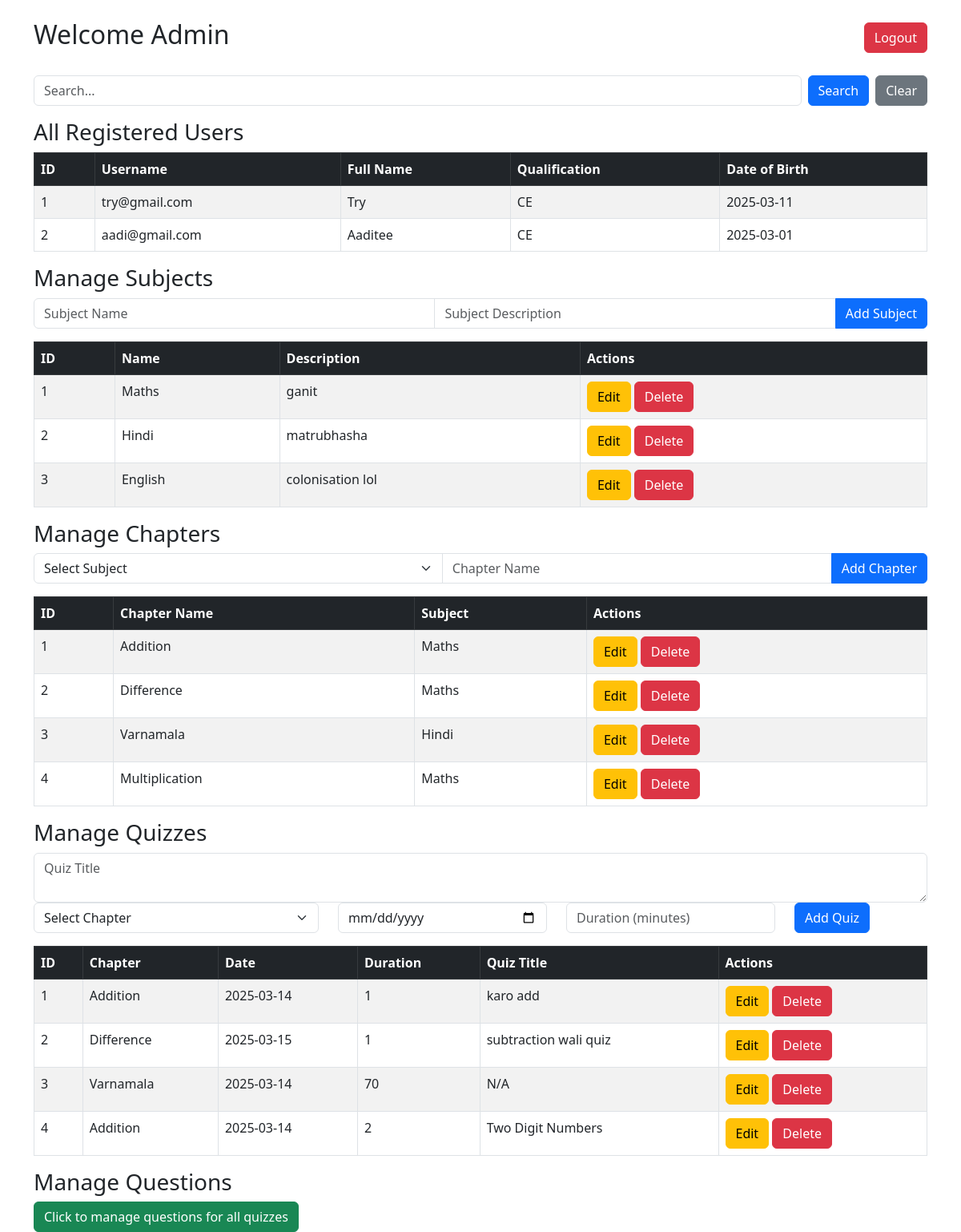
The app's page /admin_dashboard (signed in), older data.
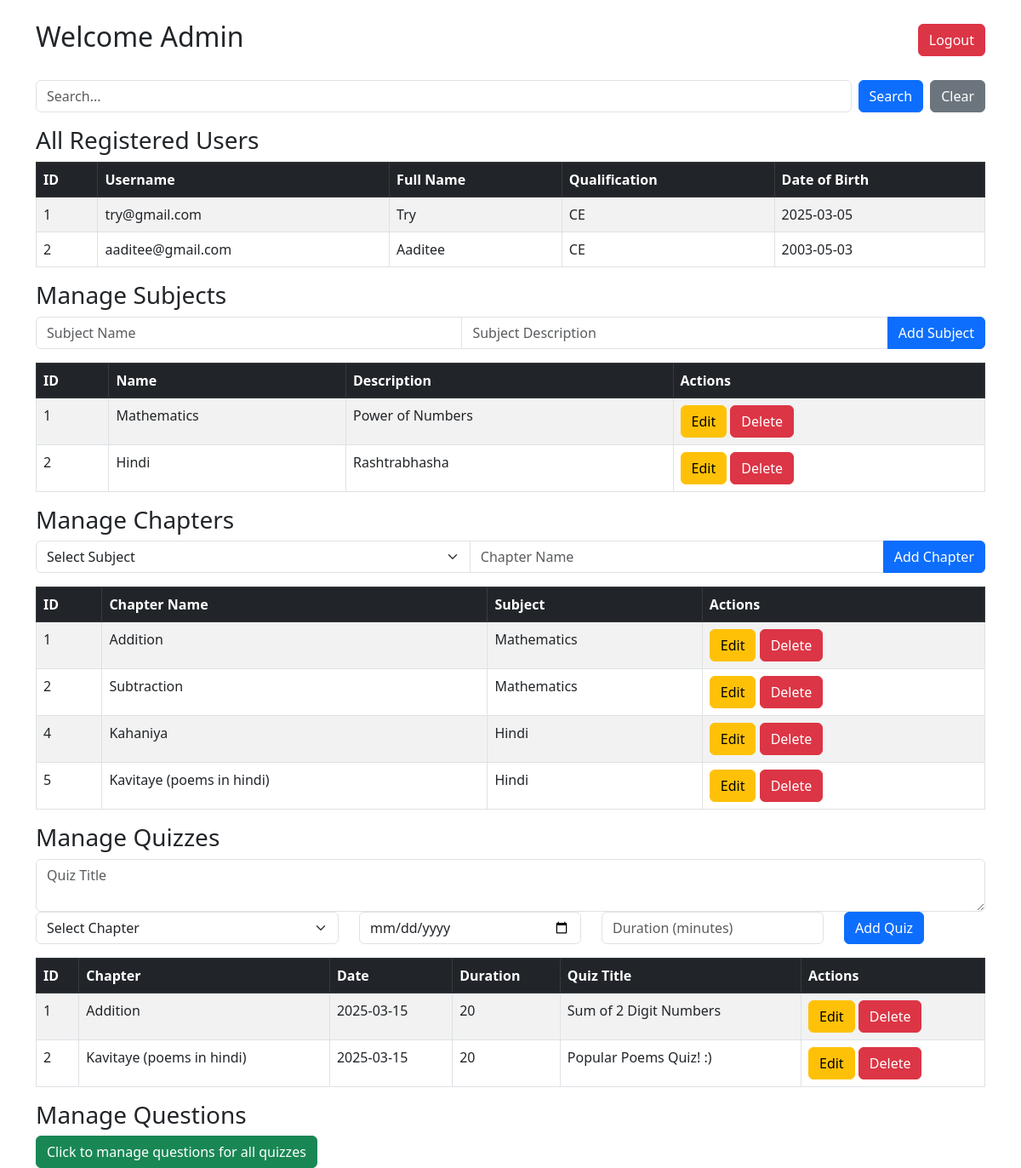
The same page, newer data.
### models/models.py (models this page shows, shortened)
class User(db.Model):
    id = db.Column(db.Integer, primary_key=True)
    username = db.Column(db.String(100), unique=True, nullable=False)
    password = db.Column(db.String(255), nullable=False)
    full_name = db.Column(db.String(200), nullable=False)
    qualification = db.Column(db.String(200))
    dob = db.Column(db.Date, nullable=False)
    scores = db.relationship('QuizScore', backref='user', lazy=True)

class Subject(db.Model):
    id = db.Column(db.Integer, primary_key=True)
    name = db.Column(db.String(100), unique=True, nullable=False)
    description = db.Column(db.Text, nullable=False)
    chapters = db.relationship('Chapter', backref='subject', lazy=True, cascade="all, delete-orphan")

class Chapter(db.Model):
    id = db.Column(db.Integer, primary_key=True)
    name = db.Column(db.String(100),  unique=True, nullable=False)
    subject_id = db.Column(db.Integer, db.ForeignKey('subject.id', ondelete='CASCADE'), nullable=False)
    quizzes = db.relationship('Quiz', backref='chapter', lazy=True, cascade="all, delete-orphan")

class Quiz(db.Model):
    id = db.Column(db.Integer, primary_key=True)
    chapter_id = db.Column(db.Integer, db.ForeignKey('chapter.id', ondelete='CASCADE'), nullable=False)
    date_of_quiz = db.Column(db.Date, nullable=False)
    time_duration = db.Column(db.Integer, nullable=False)  # Store duration in minutes
    remarks = db.Column(db.Text, unique=True, nullable=False)
    questions = db.relationship('Question', backref='quiz', lazy=True, cascade="all, delete-orphan")
    quiz_scores = db.relationship('QuizScore', backref='quiz', cascade="all, delete-orphan")
    user_responses = db.relationship('UserResponse', backref='quiz', cascade="all, delete-orphan")

### app.py (the view, shortened to what this page needs)
@app.route('/admin_dashboard', methods=['GET', 'POST'])
def admin_dashboard():
    if 'admin_logged_in' not in session:
        return redirect(url_for('auth.admin_login'))
    users = User.query.all()
    subjects = Subject.query.all()
    chapters = Chapter.query.all()
    quizzes = Quiz.query.all()
    search_query = request.args.get('search_query', '').strip()
    if search_query:
        users = User.query.filter(
            (User.username.ilike(f"%{search_query}%")) |
            (User.full_name.ilike(f"%{search_query}%")) |
            (User.qualification.ilike(f"%{search_query}%"))
        ).all()
        subjects = Subject.query.filter(Subject.name.ilike(f"%{search_query}%")).all()
        chapters = Chapter.query.join(Subject).filter(
            (Chapter.name.ilike(f"%{search_query}%")) |
            (Subject.name.ilike(f"%{search_query}%"))
        ).all()
        quizzes = Quiz.query.join(Chapter).filter(
            (Chapter.name.ilike(f"%{search_query}%")) |
            (Quiz.remarks.ilike(f"%{search_query}%"))
        ).all()
        show_users = bool(users)
        show_subjects = bool(subjects)
        show_chapters = bool(chapters)
        show_quizzes = bool(quizzes)
    else:
        show_users = show_subjects = show_quizzes = show_chapters = True
    return render_template('admin_dashboard.html', users=users, subjects=subjects, chapters=chapters, quizzes=quizzes, search_query=search_query, show_users=show_users, show_subjects=show_subjects, show_chapters = show_chapters, show_quizzes=show_quizzes
    )

### templates/admin_dashboard.html (shortened to what the changed rows need)
<!DOCTYPE html>
<head>
    <link href="https://cdn.jsdelivr.net/npm/bootstrap@5.3.0/dist/css/bootstrap.min.css" rel="stylesheet">
</head>
<body class="container mt-4">
    {% include 'toastr.html' %}
    <div class="d-flex justify-content-between align-items-center mb-4">
        <h2>Welcome Admin</h2>
    </div>
    {% if show_users %}
    <table class="table table-striped table-bordered">
        <thead class="table-dark">
            <tr>
                <th>ID</th>
                <th>Username</th>
                <th>Full Name</th>
                <th>Qualification</th>
                <th>Date of Birth</th>
            </tr>
        </thead>
        <tbody>
            {% for user in users %}
            <tr>
                <td>{{ user.id }}</td>
                <td>{{ user.username }}</td>
                <td>{{ user.full_name }}</td>
                <td>{{ user.qualification or 'N/A' }}</td>
                <td>{{ user.dob.strftime('%Y-%m-%d') }}</td>
            </tr>
            {% endfor %}
        </tbody>
    </table>
    {% endif %}
    {% if show_subjects %}
    <table class="table table-striped table-bordered">
        <thead class="table-dark">
            <tr>
                <th>ID</th>
                <th>Name</th>
                <th>Description</th>
                <th>Actions</th>
            </tr>
        </thead>
        <tbody>
            {% for subject in subjects %}
            <tr>
                <td>{{ subject.id }}</td>
                <td>{{ subject.name }}</td>
                <td>{{ subject.description or 'N/A' }}</td>
                <td>
                    <button type="button" class="btn btn-warning edit-btn"
                        data-bs-toggle="modal"
                        data-bs-target="#editModal"
                        data-id="{{ subject.id }}"
                        data-name="{{ subject.name }}"
                        data-description="{{ subject.description }}">
                        Edit
                    </button>
                    <form method="POST" action="{{ url_for('admin_dashboard') }}" class="d-inline">
                        <button type="submit" class="btn btn-danger" onclick="return confirm('Are you sure?')">Delete</button>
                    </form>
                </td>
            </tr>
            {% endfor %}
        </tbody>
    </table>
    {% endif %}
    {% if show_chapters %}
    <table class="table table-striped table-bordered">
        <thead class="table-dark">
            <tr>
                <th>ID</th>
                <th>Chapter Name</th>
                <th>Subject</th>
                <th>Actions</th>
            </tr>
        </thead>
        <tbody>
            {% for chapter in chapters %}
            <tr>
                <td>{{ chapter.id }}</td>
                <td>{{ chapter.name }}</td>
                <td>{{ chapter.subject.name }}</td>
                <td>
                        <button type="button" class="btn btn-warning"
                        data-bs-toggle="modal"
                        data-bs-target="#editChapterModal"
                        data-id="{{ chapter.id }}"
                        data-name="{{ chapter.name }}">
                        Edit
                        </button>
                    <form method="POST" action="{{ url_for('admin_dashboard') }}" class="d-inline">
                        <button type="submit" class="btn btn-danger" onclick="return confirm('Are you sure?')">Delete</button>
                    </form>
                </td>
            </tr>
            {% endfor %}
        </tbody>
    </table>
    {% endif %}
    {% if show_quizzes %}
    <table class="table table-striped table-bordered">
        <thead class="table-dark">
            <tr>
                <th>ID</th>
                <th>Chapter</th>
                <th>Date</th>
                <th>Duration</th>
                <th>Quiz Title</th>
                <th>Actions</th>
            </tr>
        </thead>
        <tbody>
            {% for quiz in quizzes %}
            <tr>
                <td>{{ quiz.id }}</td>
                <td>{{ quiz.chapter.name }}</td>
                <td>{{ quiz.date_of_quiz }}</td>
                <td>{{ quiz.time_duration }}</td>
                <td>{{ quiz.remarks or 'N/A' }}</td>
                <td>
                        <button type="button" class="btn btn-warning"
                        data-bs-toggle="modal"
                        data-bs-target="#editQuizModal"
                        data-id="{{ quiz.id }}"
                        data-date="{{ quiz.date_of_quiz }}"
                        data-duration="{{ quiz.time_duration }}"
                        data-remarks="{{ quiz.remarks }}">
                        Edit
                        </button>
                    <form method="POST" action="{{ url_for('admin_dashboard') }}" class="d-inline">
                        <button type="submit" class="btn btn-danger" onclick="return confirm('Are you sure?')">Delete</button>
                    </form>
                </td>
            </tr>
            {% endfor %}
        </tbody>
    </table>
    {% endif %}
</body>
</html>

Row changes from the older to the newer data that the page shows:
removed Subject: id "3", name "English", description "colonisation lol"
removed Chapter: id "3", name "Varnamala", subject.name "Hindi"
removed Quiz: id "3", chapter.name "Varnamala", date_of_quiz "2025-03-14", time_duration "70", remarks "N/A"
removed Quiz: id "4", chapter.name "Addition", date_of_quiz "2025-03-14", time_duration "2", remarks "Two Digit Numbers"
changed User "try@gmail.com": dob "2025-03-11" → "2025-03-05"
changed User "Aaditee": username "aadi@gmail.com" → "aaditee@gmail.com"; dob "2025-03-01" → "2003-05-03"
changed Subject id 1: name "Maths" → "Mathematics"; description "ganit" → "Power of Numbers"
changed Subject "Hindi": description "matrubhasha" → "Rashtrabhasha"
changed through a linked row, Chapter "Addition": subject.name "Maths" → "Mathematics"
changed Chapter id 2: name "Difference" → "Subtraction"; subject.name "Maths" → "Mathematics"
changed Chapter id 4: name "Multiplication" → "Kahaniya"; subject.name "Maths" → "Hindi"
added Chapter: id "5", name "Kavitaye (poems in hindi)", subject.name "Hindi"
changed Quiz "Addition": date_of_quiz "2025-03-14" → "2025-03-15"; time_duration "1" → "20"; remarks "karo add" → "Sum of 2 Digit Numbers"
changed Quiz id 2: chapter.name "Difference" → "Kavitaye (poems in hindi)"; time_duration "1" → "20"; remarks "subtraction wali quiz" → "Popular Poems Quiz! :)"
